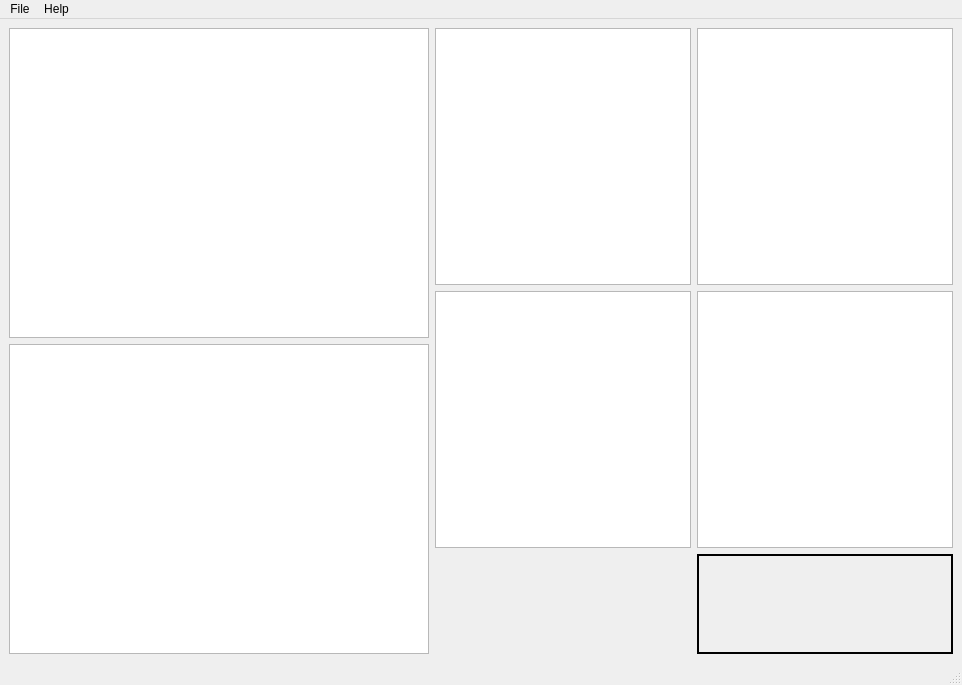
<?xml version="1.0" encoding="UTF-8"?>
<ui version="4.0">
 <class>MainWindow</class>
 <widget class="QMainWindow" name="MainWindow">
  <property name="geometry">
   <rect>
    <x>0</x>
    <y>0</y>
    <width>962</width>
    <height>685</height>
   </rect>
  </property>
  <property name="windowTitle">
   <string>MainWindow</string>
  </property>
  <property name="unifiedTitleAndToolBarOnMac">
   <bool>true</bool>
  </property>
  <widget class="QWidget" name="centralwidget">
   <layout class="QHBoxLayout" name="horizontalLayout_4">
    <item>
     <layout class="QVBoxLayout" name="verticalLayout">
      <item>
       <widget class="CameraPlotWidget" name="cameraPlot">
        <property name="minimumSize">
         <size>
          <width>400</width>
          <height>300</height>
         </size>
        </property>
       </widget>
      </item>
      <item>
       <widget class="QGraphicsView" name="scatterPlot">
        <property name="minimumSize">
         <size>
          <width>400</width>
          <height>300</height>
         </size>
        </property>
       </widget>
      </item>
     </layout>
    </item>
    <item>
     <layout class="QVBoxLayout" name="verticalLayout_2">
      <item>
       <layout class="QHBoxLayout" name="horizontalLayout">
        <item>
         <widget class="QGraphicsView" name="fftXPlot">
          <property name="minimumSize">
           <size>
            <width>250</width>
            <height>200</height>
           </size>
          </property>
         </widget>
        </item>
        <item>
         <widget class="QGraphicsView" name="fftYPlot">
          <property name="minimumSize">
           <size>
            <width>250</width>
            <height>200</height>
           </size>
          </property>
         </widget>
        </item>
       </layout>
      </item>
      <item>
       <layout class="QHBoxLayout" name="horizontalLayout_2">
        <item>
         <widget class="QGraphicsView" name="centroidXPlot">
          <property name="minimumSize">
           <size>
            <width>250</width>
            <height>200</height>
           </size>
          </property>
         </widget>
        </item>
        <item>
         <widget class="QGraphicsView" name="centroidYPlot">
          <property name="minimumSize">
           <size>
            <width>250</width>
            <height>200</height>
           </size>
          </property>
         </widget>
        </item>
       </layout>
      </item>
      <item>
       <layout class="QHBoxLayout" name="horizontalLayout_3">
        <item>
         <widget class="CameraControlWidget" name="cameraControl" native="true">
          <property name="minimumSize">
           <size>
            <width>0</width>
            <height>0</height>
           </size>
          </property>
          <property name="styleSheet">
           <string notr="true"/>
          </property>
         </widget>
        </item>
        <item>
         <widget class="QWidget" name="statusInfo" native="true">
          <property name="minimumSize">
           <size>
            <width>100</width>
            <height>100</height>
           </size>
          </property>
          <property name="styleSheet">
           <string notr="true">border-color: black;
border-width: 2px;
border-style: solid;</string>
          </property>
         </widget>
        </item>
       </layout>
      </item>
     </layout>
    </item>
   </layout>
  </widget>
  <widget class="QMenuBar" name="menubar">
   <property name="geometry">
    <rect>
     <x>0</x>
     <y>0</y>
     <width>962</width>
     <height>22</height>
    </rect>
   </property>
   <widget class="QMenu" name="menuFile">
    <property name="title">
     <string>File</string>
    </property>
    <addaction name="actionExit"/>
   </widget>
   <widget class="QMenu" name="menuHelp">
    <property name="title">
     <string>Help</string>
    </property>
    <addaction name="actionAbout"/>
   </widget>
   <addaction name="menuFile"/>
   <addaction name="menuHelp"/>
  </widget>
  <widget class="QStatusBar" name="statusbar"/>
  <action name="actionExit">
   <property name="text">
    <string>Exit</string>
   </property>
   <property name="toolTip">
    <string>Exit the Program</string>
   </property>
   <property name="shortcut">
    <string>Meta+Q</string>
   </property>
  </action>
  <action name="actionAbout">
   <property name="text">
    <string>About</string>
   </property>
  </action>
 </widget>
 <customwidgets>
  <customwidget>
   <class>CameraControlWidget</class>
   <extends>QWidget</extends>
   <header>spot_motion_monitor.views.camera_control_widget</header>
   <container>1</container>
  </customwidget>
  <customwidget>
   <class>CameraPlotWidget</class>
   <extends>QGraphicsView</extends>
   <header>spot_motion_monitor.views.camera_plot_widget</header>
  </customwidget>
 </customwidgets>
 <resources/>
 <connections/>
</ui>
